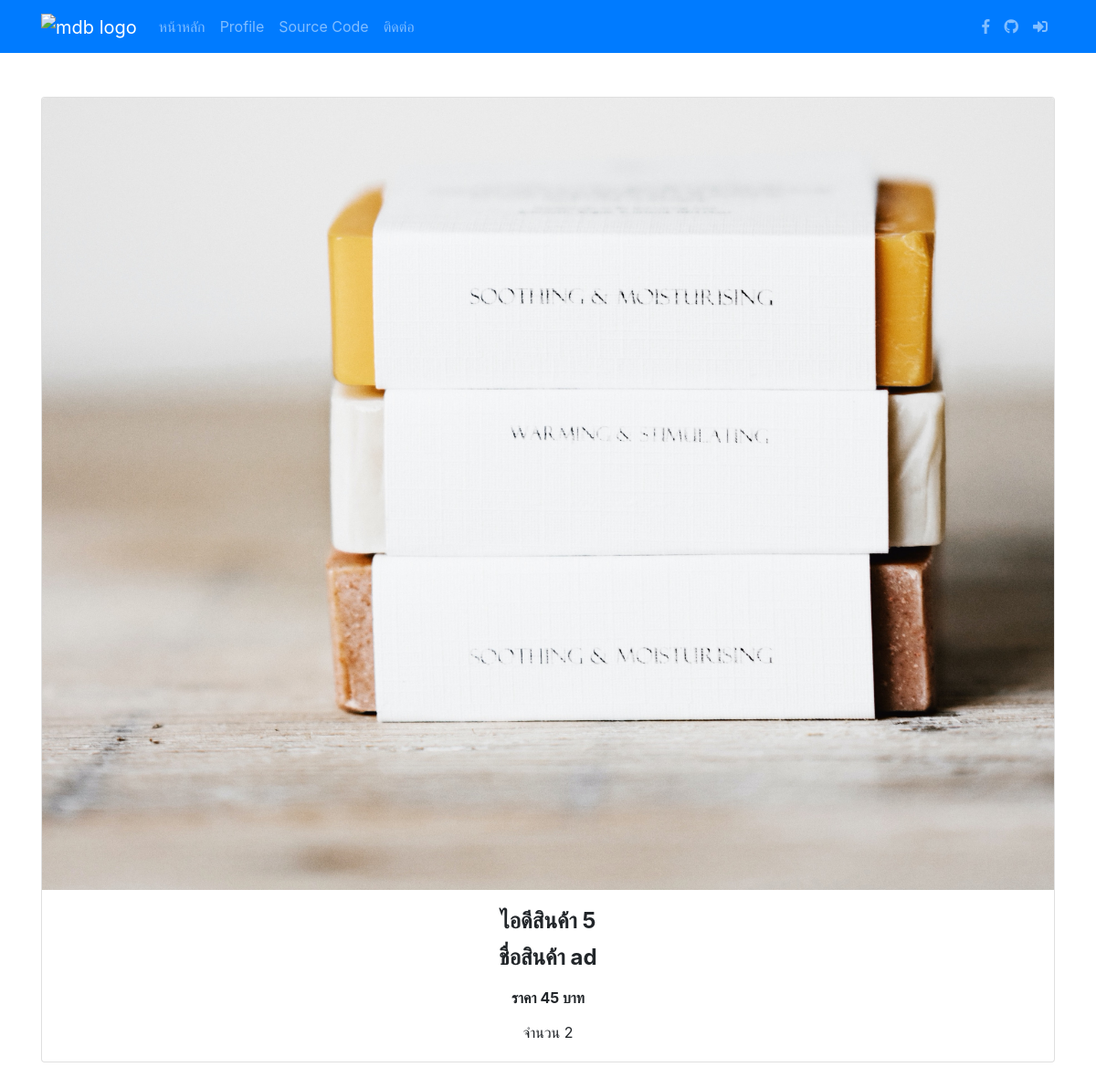
/productDetail.php?p_id=5 (signed in), run on the app's committed database.
### tables this page shows
CREATE TABLE `tbl_products`
(
  `p_id` int
(11) NOT NULL AUTO_INCREMENT COMMENT 'ไอดีสินค้า',
  `p_name` varchar
(100) NOT NULL COMMENT 'ชื่อสินค้า',
  `p_price` float NOT NULL COMMENT 'ราคาสินค้า',
  `p_count` int
(11) NOT NULL COMMENT 'จำนวนสินค้า',
  PRIMARY KEY
(`p_id`)
);

### productDetail.php (the view, shortened to what this page needs)
<?php
if (isset($_SESSION['a_username'])) {
    if (isset($_GET["p_id"])) { ?>
<!DOCTYPE html>
<html lang="en">
<head>
    <link rel="stylesheet" href="https://maxcdn.bootstrapcdn.com/bootstrap/4.5.2/css/bootstrap.min.css">
    <link rel="stylesheet" href="https://use.fontawesome.com/releases/v5.7.0/css/all.css"
>
</head>
<body>
    <?php include_once("navBar.php"); ?>
    <div class="container my-5">
        <?php
                include_once("config/connectDB.php");
                $sql = "SELECT * FROM tbl_products WHERE p_id='{$_GET["p_id"]}'";
                $result = mysqli_query($conn, $sql);
                while ($item = mysqli_fetch_assoc($result)) { ?>
        <div class="card card-cascade wider reverse">
            <div class="view view-cascade overlay">
                <img class="card-img-top" src="./images/img1.jpg" alt="Card image cap">
            </div>
            <div class="card-body card-body-cascade text-center">
                <h4 class="card-title"><strong>ไอดีสินค้า <?php echo $item["p_id"]; ?></strong></h4>
                <h4 class="card-title"><strong>ชื่อสินค้า <?php echo $item["p_name"]; ?></strong></h4>
                <h6 class="font-weight-bold indigo-text py-2">ราคา <?php echo $item["p_price"]; ?> บาท</h6>
                <p class="card-text">จำนวน <?php echo $item["p_count"]; ?></p>
            </div>
        </div>
        <?php
                }
                ?>
    </div>
</body>
</html>
<?php
    }
} else {
    header('Location: login.php');
    exit;
}
?>

### data on the page
tbl_products: p_id "5", p_name "ad", p_price "45", p_count "2"
